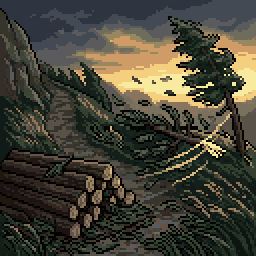
#> input picture art/candidates/art14/windfall-1.png, 128 x 128 px (shown 2 times larger)
$ python -i art14_import.py   (imports and definitions only)
#> lines starting #> are read from the running program, lines starting #| are printed output that depends on the picture
#!/usr/bin/env python3
"""ART14 (2026-11-16): put a chosen field-art candidate into the game, in one command.

Owner 11-16 20:21: "The windfall card's art is supremely ugly." ART13's script-drawn Windfall is replaced by a PixelLab image (Pro, 128x128,
2x2 variations). The four candidates live in art/candidates/art14/<name>-<n>.png (128 px). This copies the chosen one to art/fields/<name>.png
the way ART13 stored field art: 128 px nearest -> 256 px, 256-colour palette PNG (same finish as tools/art/art7_import_2026_11_03.py).
The FIELD_ART key already points at that path (arena_app.js), so nothing else changes; rebuild afterwards.

    python3 tools/art14_import.py windfall 2        # candidate 2 becomes art/fields/windfall.png
    python3 assemble_arena.py && mv bramblewood-arena.html index.html

Nothing is imported until you run it. Prompts are in docs/art/art14-2026-11-16.md and art/candidates/art14/<name>.prompt.txt.
"""
import os, sys
from PIL import Image

ROOT = os.path.abspath(os.path.join(os.path.dirname(__file__), '..'))
CAND = os.path.join(ROOT, 'art', 'candidates', 'art14')
FIELDS = os.path.join(ROOT, 'art', 'fields')


def finish(img):  # ART7's finish: 128 px nearest -> 256 px, palette PNG
    small = img.convert('RGB').resize((128, 128), Image.Resampling.NEAREST)
    big = small.resize((256, 256), Image.Resampling.NEAREST)
    return big.quantize(colors=256, method=Image.Quantize.MEDIANCUT, dither=Image.Dither.NONE)


def main():
    if len(sys.argv) != 3:
        sys.exit(__doc__)
    name, n = sys.argv[1], sys.argv[2]
    src = os.path.join(CAND, '%s-%s.png' % (name, n))
    if not os.path.exists(src):
        sys.exit('no candidate file ' + src)
    dst = os.path.join(FIELDS, name + '.png')
    finish(Image.open(src)).save(dst, optimize=True)
    print('art/fields/%s.png <- candidate %s (256x256, palette)' % (name, n))
    print('next: python3 assemble_arena.py && mv bramblewood-arena.html index.html; view: python3 tools/shot.py --js "<open the Windfall card>" --widths 390')


# [2 lines not run here, left out]

>>> from PIL import Image
>>> picture = Image.open('../art/candidates/art14/windfall-1.png')
#> picture is the input picture: PIL image 128x128 RGB; mean R, G, B 69.2, 66.8, 54.6
>>> result = finish(picture)
#> in finish, `big = small.resize((256, 256), Image.Resampling.NEAREST)`:
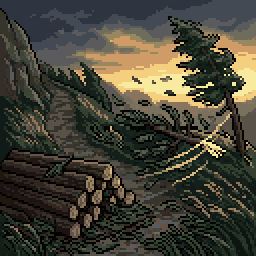
#> big: PIL image 256x256 RGB; mean R, G, B 69.2, 66.8, 54.6
